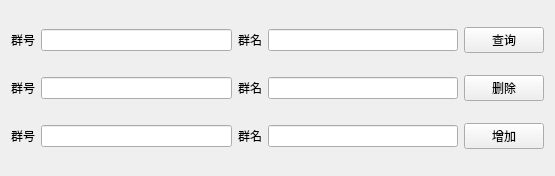
<?xml version="1.0" encoding="UTF-8"?>
<ui version="4.0">
 <class>group_win</class>
 <widget class="QWidget" name="group_win">
  <property name="geometry">
   <rect>
    <x>0</x>
    <y>0</y>
    <width>555</width>
    <height>176</height>
   </rect>
  </property>
  <property name="windowTitle">
   <string>Form</string>
  </property>
  <layout class="QHBoxLayout" name="horizontalLayout_4">
   <item>
    <layout class="QVBoxLayout" name="verticalLayout">
     <item>
      <layout class="QHBoxLayout" name="horizontalLayout">
       <item>
        <widget class="QLabel" name="label">
         <property name="text">
          <string>群号</string>
         </property>
         <property name="alignment">
          <set>Qt::AlignCenter</set>
         </property>
        </widget>
       </item>
       <item>
        <widget class="QLineEdit" name="lineEdit"/>
       </item>
       <item>
        <widget class="QLabel" name="label_2">
         <property name="text">
          <string>群名</string>
         </property>
         <property name="alignment">
          <set>Qt::AlignCenter</set>
         </property>
        </widget>
       </item>
       <item>
        <widget class="QLineEdit" name="lineEdit_2"/>
       </item>
       <item>
        <widget class="QPushButton" name="pushButton">
         <property name="text">
          <string>查询</string>
         </property>
        </widget>
       </item>
      </layout>
     </item>
     <item>
      <layout class="QHBoxLayout" name="horizontalLayout_2">
       <item>
        <widget class="QLabel" name="label_3">
         <property name="text">
          <string>群号</string>
         </property>
         <property name="alignment">
          <set>Qt::AlignCenter</set>
         </property>
        </widget>
       </item>
       <item>
        <widget class="QLineEdit" name="lineEdit_3"/>
       </item>
       <item>
        <widget class="QLabel" name="label_4">
         <property name="text">
          <string>群名</string>
         </property>
         <property name="alignment">
          <set>Qt::AlignCenter</set>
         </property>
        </widget>
       </item>
       <item>
        <widget class="QLineEdit" name="lineEdit_4"/>
       </item>
       <item>
        <widget class="QPushButton" name="pushButton_2">
         <property name="text">
          <string>删除</string>
         </property>
        </widget>
       </item>
      </layout>
     </item>
     <item>
      <layout class="QHBoxLayout" name="horizontalLayout_3">
       <item>
        <widget class="QLabel" name="label_5">
         <property name="text">
          <string>群号</string>
         </property>
         <property name="alignment">
          <set>Qt::AlignCenter</set>
         </property>
        </widget>
       </item>
       <item>
        <widget class="QLineEdit" name="lineEdit_5"/>
       </item>
       <item>
        <widget class="QLabel" name="label_6">
         <property name="text">
          <string>群名</string>
         </property>
         <property name="alignment">
          <set>Qt::AlignCenter</set>
         </property>
        </widget>
       </item>
       <item>
        <widget class="QLineEdit" name="lineEdit_6"/>
       </item>
       <item>
        <widget class="QPushButton" name="pushButton_3">
         <property name="text">
          <string>增加</string>
         </property>
        </widget>
       </item>
      </layout>
     </item>
    </layout>
   </item>
  </layout>
 </widget>
 <resources/>
 <connections/>
</ui>
